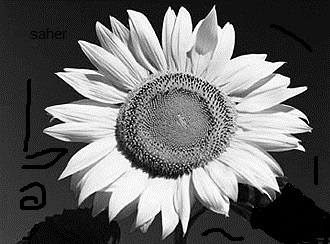
#> input picture ss.jpg, 330 x 244 px
$ jupyter execute 'edge det.ipynb'   (older library calls are emulated)
#> lines starting #> are read from the running program, lines starting #| are printed output that depends on the picture
[cell 1]
import cv2
import numpy as np
from matplotlib import pyplot as plt

img = cv2.imread('ss.jpg',0)
#> img: shape (244, 330); min 0, max 255, mean 102.7
l = cv2.Laplacian(img,0)
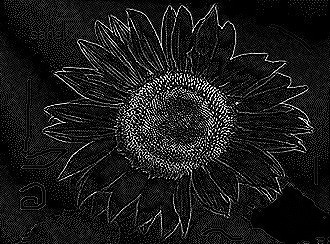
#> l: shape (244, 330); min 0, max 255, mean 26.9
sobelx = cv2.Sobel(img,cv2.CV_64F,1,0,ksize=5)
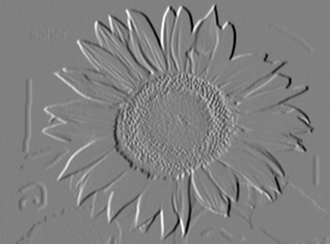
#> sobelx: shape (244, 330) float64; min -11836, max 11591, mean -9.3; drawn with min black and max white
sobely = cv2.Sobel(img,cv2.CV_64F,0,1,ksize=5)
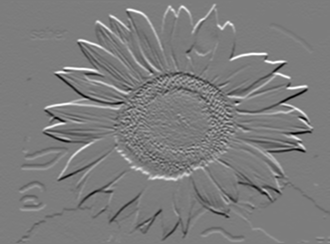
#> sobely: shape (244, 330) float64; min -11415, max 11893, mean 6; drawn with min black and max white

img3=cv2.add(img,l)
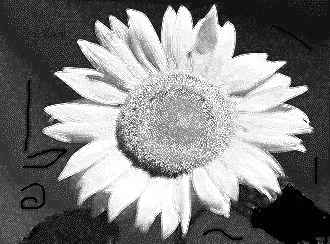
#> img3: shape (244, 330); min 0, max 255, mean 127

img4=l-img
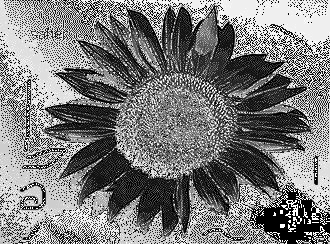
#> img4: shape (244, 330); min 0, max 255, mean 123


plt.subplot(2,2,1),plt.imshow(img,cmap = 'gray')
plt.title('Original'), plt.xticks([]), plt.yticks([])
plt.subplot(2,2,2),plt.imshow(l,cmap = 'gray')
plt.title('Laplacian'), plt.xticks([]), plt.yticks([])
plt.subplot(2,2,3),plt.imshow(sobelx,cmap = 'gray')
plt.title('Sobel X'), plt.xticks([]), plt.yticks([])
plt.subplot(2,2,4),plt.imshow(sobely,cmap = 'gray')
plt.title('Sobel Y'), plt.xticks([]), plt.yticks([])
plt.show()

plt.imshow(img3,cmap = 'gray')
plt.title('add'), plt.xticks([]), plt.yticks([])
plt.show()


plt.imshow(img4,cmap = 'gray')
plt.title('sub'), plt.xticks([]), plt.yticks([])
plt.show()

$ run again, with images.jpg copied over ss.jpg
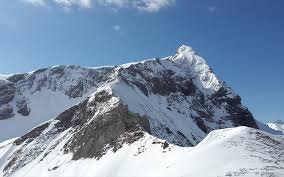
#> input picture images.jpg, 284 x 177 px
#> `img3=cv2.add(img,l)`:
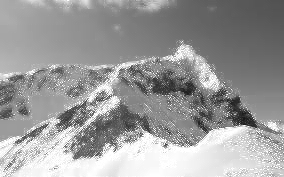
#> img3: shape (177, 284); min 23, max 255, mean 155.3
#> `img4=l-img`:
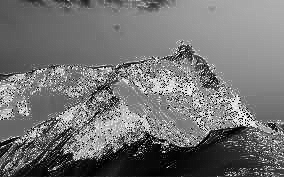
#> img4: shape (177, 284); min 0, max 255, mean 115

$ run again, with img4.jpg copied over ss.jpg
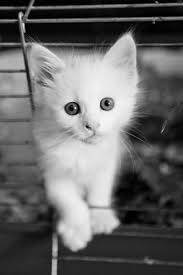
#> input picture img4.jpg, 183 x 275 px
#> img is the input picture: shape (275, 183); min 0, max 251, mean 102.6
#> `sobely = cv2.Sobel(img,cv2.CV_64F,0,1,ksize=5)`:
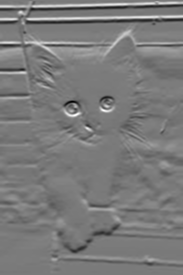
#> sobely: shape (275, 183) float64; min -7727, max 8329, mean 15.1; drawn with min black and max white
#> `img4=l-img`:
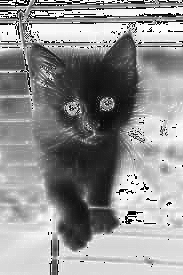
#> img4: shape (275, 183); min 0, max 255, mean 145.6
